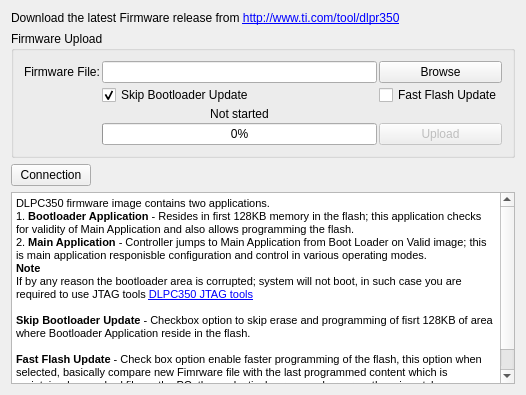
                <widget class="QWidget" name="tab_FirmwareUpload">
                 <attribute name="title">
                  <string>Firmware Upload</string>
                 </attribute>
                 <layout class="QFormLayout" name="formLayout_12">
                  <property name="fieldGrowthPolicy">
                   <enum>QFormLayout::AllNonFixedFieldsGrow</enum>
                  </property>
                  <item row="0" column="0">
                   <widget class="QLabel" name="label_FWUploadLatestFWLink">
                    <property name="frameShape">
                     <enum>QFrame::NoFrame</enum>
                    </property>
                    <property name="frameShadow">
                     <enum>QFrame::Plain</enum>
                    </property>
                    <property name="text">
                     <string>&lt;html&gt;&lt;head/&gt;&lt;body&gt;&lt;p&gt;Download the latest Firmware release from &lt;a href=&quot;http://www.ti.com/tool/dlpr350&quot;&gt;&lt;span style=&quot; font-family:'.HelveticaNeueUI,serif'; text-decoration: underline; color:#0000ff;&quot;&gt;http://www.ti.com/tool/dlpr350&lt;/span&gt;&lt;/a&gt;&lt;/p&gt;&lt;/body&gt;&lt;/html&gt;</string>
                    </property>
                    <property name="openExternalLinks">
                     <bool>true</bool>
                    </property>
                   </widget>
                  </item>
                  <item row="2" column="0">
                   <widget class="QPushButton" name="pushButton_Connect_2">
                    <property name="enabled">
                     <bool>true</bool>
                    </property>
                    <property name="text">
                     <string>Connection</string>
                    </property>
                   </widget>
                  </item>
                  <item row="3" column="0" colspan="2">
                   <widget class="QTextEdit" name="textEdit_FWUpdate">
                    <property name="readOnly">
                     <bool>true</bool>
                    </property>
                    <property name="html">
                     <string>&lt;!DOCTYPE HTML PUBLIC &quot;-//W3C//DTD HTML 4.0//EN&quot; &quot;http://www.w3.org/TR/REC-html40/strict.dtd&quot;&gt;
&lt;html&gt;&lt;head&gt;&lt;meta name=&quot;qrichtext&quot; content=&quot;1&quot; /&gt;&lt;style type=&quot;text/css&quot;&gt;
p, li { white-space: pre-wrap; }
&lt;/style&gt;&lt;/head&gt;&lt;body style=&quot; font-family:'MS Shell Dlg 2'; font-size:8pt; font-weight:400; font-style:normal;&quot;&gt;
&lt;p style=&quot; margin-top:0px; margin-bottom:0px; margin-left:0px; margin-right:0px; -qt-block-indent:0; text-indent:0px;&quot;&gt;&lt;span style=&quot; font-family:'MS Shell Dlg 2'; font-size:8.25pt;&quot;&gt;DLPC350 firmware image contains two applications. &lt;/span&gt;&lt;/p&gt;
&lt;p style=&quot; margin-top:0px; margin-bottom:0px; margin-left:0px; margin-right:0px; -qt-block-indent:0; text-indent:0px;&quot;&gt;&lt;span style=&quot; font-family:'MS Shell Dlg 2'; font-size:8.25pt;&quot;&gt;1. &lt;/span&gt;&lt;span style=&quot; font-family:'MS Shell Dlg 2'; font-size:8.25pt; font-weight:600;&quot;&gt;Bootloader Application&lt;/span&gt;&lt;span style=&quot; font-family:'MS Shell Dlg 2'; font-size:8.25pt;&quot;&gt; - Resides in first 128KB memory in the flash; this application checks for validity of Main Application and also allows programming the flash.&lt;/span&gt;&lt;/p&gt;
&lt;p style=&quot; margin-top:0px; margin-bottom:0px; margin-left:0px; margin-right:0px; -qt-block-indent:0; text-indent:0px;&quot;&gt;&lt;span style=&quot; font-family:'MS Shell Dlg 2'; font-size:8.25pt;&quot;&gt;2. &lt;/span&gt;&lt;span style=&quot; font-family:'MS Shell Dlg 2'; font-size:8.25pt; font-weight:600;&quot;&gt;Main Application&lt;/span&gt;&lt;span style=&quot; font-family:'MS Shell Dlg 2'; font-size:8.25pt;&quot;&gt; - Controller jumps to Main Application from Boot Loader on Valid image; this is main application responisble configuration and control in various operating modes.&lt;/span&gt;&lt;/p&gt;
&lt;p style=&quot; margin-top:0px; margin-bottom:0px; margin-left:0px; margin-right:0px; -qt-block-indent:0; text-indent:0px;&quot;&gt;&lt;span style=&quot; font-family:'MS Shell Dlg 2'; font-size:8.25pt; font-weight:600;&quot;&gt;Note&lt;/span&gt;&lt;/p&gt;
&lt;p style=&quot; margin-top:0px; margin-bottom:0px; margin-left:0px; margin-right:0px; -qt-block-indent:0; text-indent:0px;&quot;&gt;&lt;span style=&quot; font-family:'MS Shell Dlg 2'; font-size:8.25pt;&quot;&gt;If by any reason the bootloader area is corrupted; system will not boot, in such case you are required to use JTAG tools &lt;/span&gt;&lt;a href=&quot;http://www.ti.com/dlp-lightcrafter4500-jtag-flash&quot;&gt;&lt;span style=&quot; font-family:'MS Shell Dlg 2'; text-decoration: underline; color:#0000ff;&quot;&gt;DLPC350 JTAG tools&lt;/span&gt;&lt;/a&gt;&lt;/p&gt;
&lt;p style=&quot;-qt-paragraph-type:empty; margin-top:0px; margin-bottom:0px; margin-left:0px; margin-right:0px; -qt-block-indent:0; text-indent:0px; font-family:'MS Shell Dlg 2'; font-size:8.25pt;&quot;&gt;&lt;br /&gt;&lt;/p&gt;
&lt;p style=&quot; margin-top:0px; margin-bottom:0px; margin-left:0px; margin-right:0px; -qt-block-indent:0; text-indent:0px;&quot;&gt;&lt;span style=&quot; font-family:'MS Shell Dlg 2'; font-size:8.25pt; font-weight:600;&quot;&gt;Skip Bootloader Update&lt;/span&gt;&lt;span style=&quot; font-family:'MS Shell Dlg 2'; font-size:8.25pt;&quot;&gt; - Checkbox option to skip erase and programming of fisrt 128KB of area where Bootloader Application reside in the flash.&lt;/span&gt;&lt;/p&gt;
&lt;p style=&quot;-qt-paragraph-type:empty; margin-top:0px; margin-bottom:0px; margin-left:0px; margin-right:0px; -qt-block-indent:0; text-indent:0px; font-family:'MS Shell Dlg 2'; font-size:8.25pt;&quot;&gt;&lt;br /&gt;&lt;/p&gt;
&lt;p style=&quot; margin-top:0px; margin-bottom:0px; margin-left:0px; margin-right:0px; -qt-block-indent:0; text-indent:0px;&quot;&gt;&lt;span style=&quot; font-family:'MS Shell Dlg 2'; font-size:8.25pt; font-weight:600;&quot;&gt;Fast Flash Update&lt;/span&gt;&lt;span style=&quot; font-family:'MS Shell Dlg 2'; font-size:8.25pt;&quot;&gt; - Check box option enable faster programming of the flash, this option when selected, basically compare new Fimrware file with the last programmed content which is maintained as cached file on the PC; then selectively erase and program the mismatch areas on the flash. After updating the new Firmware file is stored as cached file on the PC.   &lt;/span&gt;&lt;/p&gt;&lt;/body&gt;&lt;/html&gt;</string>
                    </property>
                    <property name="textInteractionFlags">
                     <set>Qt::LinksAccessibleByKeyboard|Qt::LinksAccessibleByMouse</set>
                    </property>
                   </widget>
                  </item>
                  <item row="1" column="0">
                   <widget class="QGroupBox" name="groupBox_FWUpload">
                    <property name="minimumSize">
                     <size>
                      <width>504</width>
                      <height>20</height>
                     </size>
                    </property>
                    <property name="title">
                     <string>Firmware Upload</string>
                    </property>
                    <layout class="QVBoxLayout" name="verticalLayout_31">
                     <property name="spacing">
                      <number>2</number>
                     </property>
                     <property name="leftMargin">
                      <number>5</number>
                     </property>
                     <property name="topMargin">
                      <number>5</number>
                     </property>
                     <property name="rightMargin">
                      <number>5</number>
                     </property>
                     <property name="bottomMargin">
                      <number>5</number>
                     </property>
                     <item>
                      <layout class="QGridLayout" name="gridLayout_5">
                       <property name="leftMargin">
                        <number>5</number>
                       </property>
                       <property name="topMargin">
                        <number>5</number>
                       </property>
                       <property name="rightMargin">
                        <number>5</number>
                       </property>
                       <property name="bottomMargin">
                        <number>5</number>
                       </property>
                       <property name="spacing">
                        <number>2</number>
                       </property>
                       <item row="0" column="1">
                        <widget class="QLineEdit" name="FirmwareFile_2">
                         <property name="toolTip">
                          <string>Firmware File path</string>
                         </property>
                        </widget>
                       </item>
                       <item row="0" column="2">
                        <widget class="QPushButton" name="pushButton_FWFileSelect">
                         <property name="enabled">
                          <bool>true</bool>
                         </property>
                         <property name="text">
                          <string>Browse</string>
                         </property>
                        </widget>
                       </item>
                       <item row="3" column="1">
                        <widget class="QProgressBar" name="prorgessBar_FWUpload">
                         <property name="enabled">
                          <bool>true</bool>
                         </property>
                         <property name="value">
                          <number>0</number>
                         </property>
                        </widget>
                       </item>
                       <item row="2" column="1">
                        <widget class="QLabel" name="label_FWUploadProgressBar">
                         <property name="text">
                          <string>Not started</string>
                         </property>
                         <property name="alignment">
                          <set>Qt::AlignCenter</set>
                         </property>
                        </widget>
                       </item>
                       <item row="3" column="2">
                        <widget class="QPushButton" name="pushButton_FWUpload">
                         <property name="enabled">
                          <bool>false</bool>
                         </property>
                         <property name="text">
                          <string>Upload</string>
                         </property>
                        </widget>
                       </item>
                       <item row="0" column="0">
                        <widget class="QLabel" name="label_FWFileSelect">
                         <property name="text">
                          <string>Firmware File:</string>
                         </property>
                        </widget>
                       </item>
                       <item row="1" column="2">
                        <widget class="QCheckBox" name="checkBox_FastFlashUpdate">
                         <property name="text">
                          <string>Fast Flash Update</string>
                         </property>
                        </widget>
                       </item>
                       <item row="1" column="1">
                        <widget class="QCheckBox" name="checkBox_SkipBootLoader">
                         <property name="enabled">
                          <bool>true</bool>
                         </property>
                         <property name="text">
                          <string>Skip Bootloader Update</string>
                         </property>
                         <property name="checked">
                          <bool>true</bool>
                         </property>
                        </widget>
                       </item>
                      </layout>
                     </item>
                    </layout>
                   </widget>
                  </item>
                 </layout>
                </widget>
